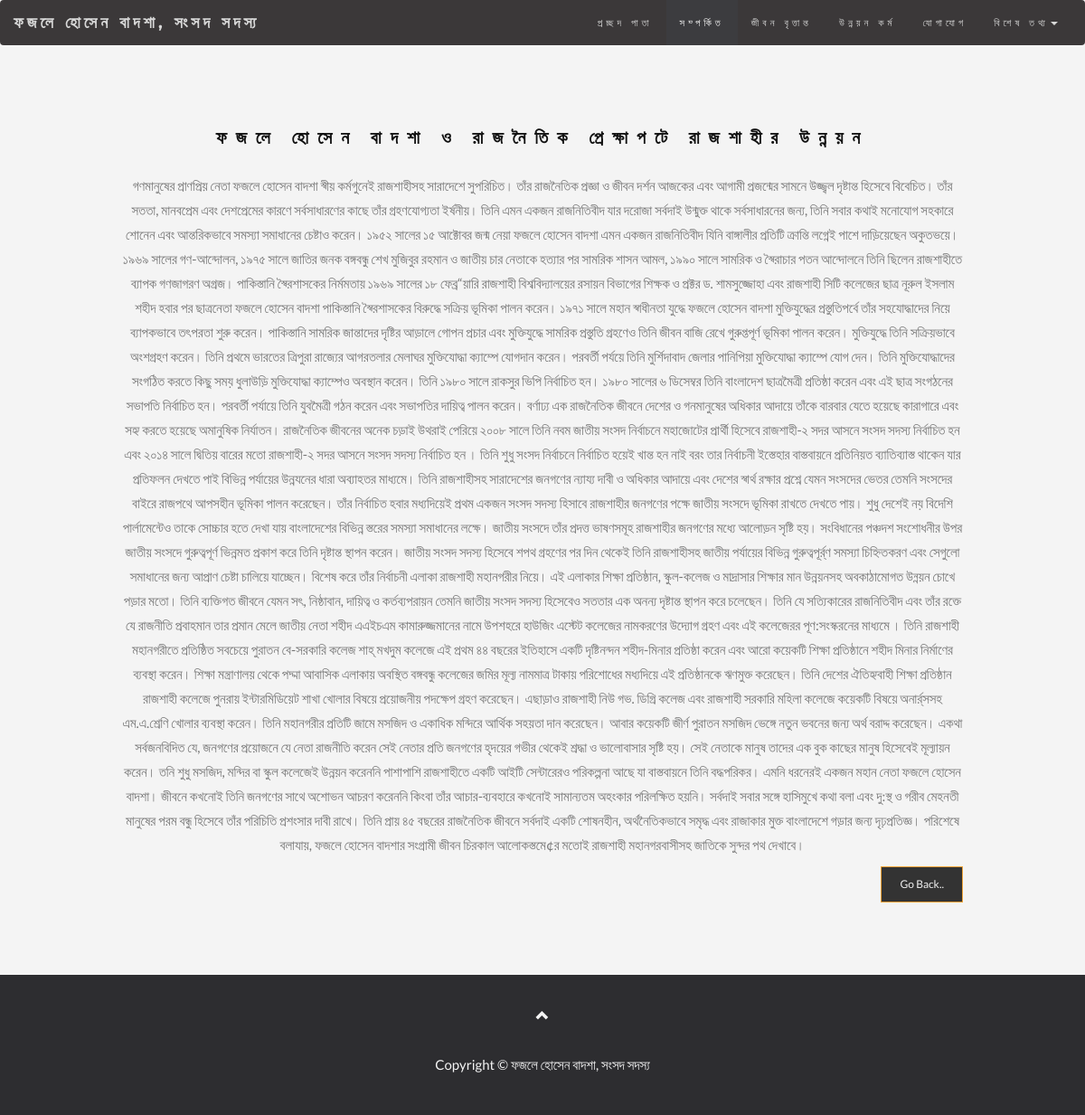
Screenshot of /?page=details&id=about with the database file from the repository.
### tables this page shows
CREATE TABLE `badsha_mp_pages` (
  `id` int(11) NOT NULL,
  `slug` varchar(30) NOT NULL,
  `page_header` varchar(300) NOT NULL,
  `body` text NOT NULL,
  `image` varchar(300) NOT NULL
);

### classes/Home.class.php (called while the page is built, shortened)
<?php
class Home {
    public static function run(){
        require_once(Url::getPage());
    }
}

### index.php (called while the page is built, shortened)
<?php
Home::run();
?>

### classes/Apps.class.php (called while the page is built)
<?php
class Apps {
    public static $instance = null;
    public static function getInstance(){
        if(!isset(self::$instance)){
            self::$instance = new DB();
        }
        return self::$instance;
    }
}

### classes/Pages.class.php (called while the page is built, shortened)
<?php
class Pages {
    private $table = "badsha_mp_pages";
    public function getPages($id){
        $sql = "SELECT * FROM `{$this->table}` WHERE  `slug` = '$id' OR `id` = '$id'";
        return Apps::getInstance()->fetchOne($sql);
    }
}

### classes/DB.class.php (called while the page is built, shortened)
<?php
class DB {
    public $dbc, $query, $result, $error = false, $count = 0;
    public function connect(){
        try {
            $this->dbc = new mysqli(Config::get('mysql/host'), Config::get('mysql/username'), Config::get('mysql/password'));
            if(!$this->dbc){
                throw new Exception("connection error");
            } else {
                $this->dbc->select_db(Config::get('mysql/name'));
            }
            $this->dbc->set_charset("utf8");
        } catch(Exception $e){
            die($e->getMessage());
        }
    }
    public function query($sql){
        return $this->dbc->query($sql);
    }
    public function fetchAll($sql){
        $out = array();
        if($this->result = $this->query($sql)){
            $this->displayQuery($this->result);
        }
        while($result = $this->result->fetch_assoc()){
            $out[] = $result;
        }
        return $out;
    }
    public function fetchOne($sql){
        $this->result = $this->fetchAll($sql);
        return array_shift($this->result);
    }
}

### classes/Config.class.php (called while the page is built)
<?php
class Config {
    public static function get($path = null){
        if($path){
            $config = $GLOBALS['config'];
            $path = explode('/', $path);
            foreach ($path as $key) {
                if(isset($config[$key])){
                    $config = $config[$key];
                }
            }
            return $config;
        }
    }
}

### public/details.php (the view, shortened to what this page needs)
<?php
$id = Url::getParam('id');
if(empty($id)){
    require_once "error.php";
} else {
    require_once "header.php";
    require_once "topnav.php"; ?>
    <div id="band" class="container text-center">
        <?php
        $objPages = new Pages();
        $about = $objPages->getPages('about');
        ?>
        <h3><strong><?php echo $about['page_header']; ?></strong></h3>
        <p><?php echo $about['body']; ?></p>
        <a class="pull-right btn  btn-warning btn-xs" href="javascript:history.go(-1)">Go Back..</a>
        <br>
    </div>
<?php    require_once "footer.php";
} ?>

### style/style.php (style rules this page uses)
body { font: 400 15px/1.8 Lato, sans-serif; color: #777; background: #f4f4f4; }
h3, h4 { margin: 10px 0 30px 0; letter-spacing: 10px; font-size: 20px; color: #111; }
.container { padding: 80px 120px; }
.btn { padding: 10px 20px; background-color: #333; color: #f1f1f1; border-radius: 0; transition: .2s; }

### rows the page displays
badsha_mp_pages: page_header "ফজলে হোসেন বাদশা ও রাজনৈতিক প্রেক্ষাপটে রাজশাহীর উন্নয়ন", body "গণমানুষের প্রাণপ্রিয় নেতা ফজলে হোসেন বাদশা স্বীয় কর্মগুনেই রাজশাহীসহ সারাদেশে সুপরিচিত। তাঁর রাজনৈতিক প্রজ্ঞা ও জীবন দর্শন আজকের এবং আগামী প্রজন্মের সামনে উজ্জ্বল দৃষ্টান্ত হিসেবে বিবেচিত। তাঁর সততা, মানবপ্রেম এবং দেশপ্রেমের কারণে সর্বসাধারণের কাছে তাঁর গ্রহণযোগ্যতা ইর্ষনীয়। তিনি এমন একজন রাজনিতিবীদ যার দরোজা সর্বদাই উন্মুক্ত থাকে সর্বসাধারনের জন্য, তিনি সবার কথাই মনোযোগ সহকারে শোনেন এবং আন্তরিকভাবে সমস্যা সমাধানের চেষ্টাও করেন। ১৯৫২ সালের ১৫ আক্টোবর জন্ম নেয়া ফজলে হোসেন বাদশা এমন একজন রাজনিতিবীদ যিনি বাঙ্গালীর প্রতিটি ক্রান্তি লগ্নেই পাশে দাড়িয়েছেন অকুতভয়ে। ১৯৬৯ সালের গণ-আন্দোলন, ১৯৭৫ সালে জাতির জনক বঙ্গবন্ধু শেখ মুজিবুর রহমান ও জাতীয় চার নেতাকে হত্যার পর সামরিক শাসন আমল, ১৯৯০ সালে সামরিক…"
